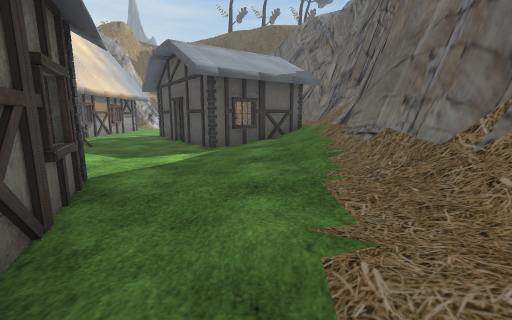
view 1 (above)

16 first-person views from a walk through a Unity game level. The camera is 1.3 m above the floor, tilts 10° down and sees 90° across. The floor is counted in squares, 1.2 m on a side. Each view is taken from the middle of a square. On the plan, view 1 faces up. The plan holds only what a view shows up to about 11 squares ahead; the rest is blank. The place goes on beyond the plan. The player is left out. Some animated figures are left out. Some surface patterns are stand-ins.

view 2
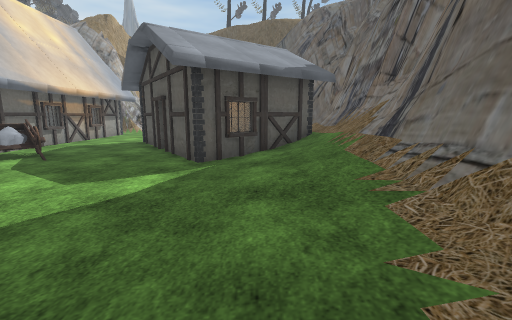

view 3
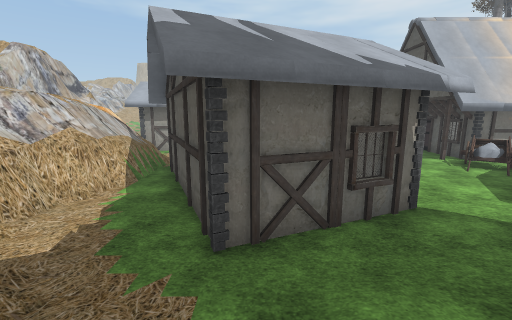

view 4
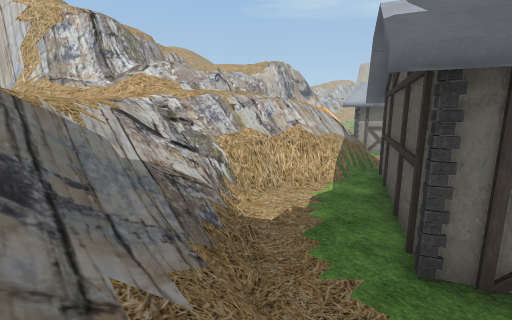

view 5
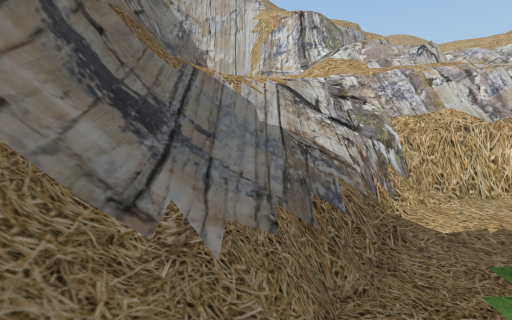

view 6
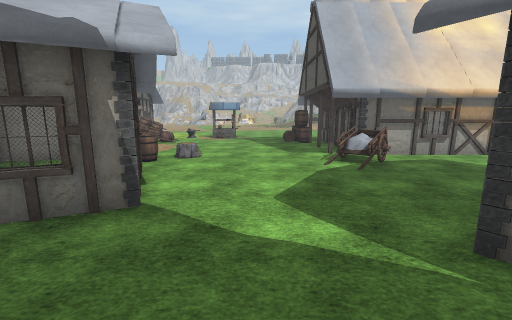

view 7
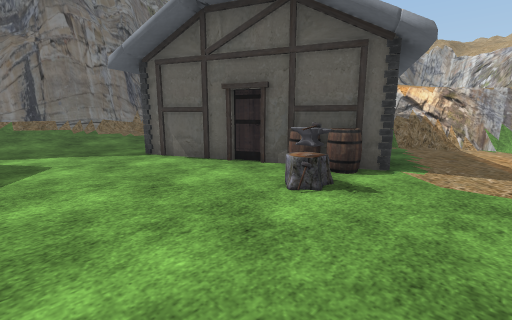

view 8
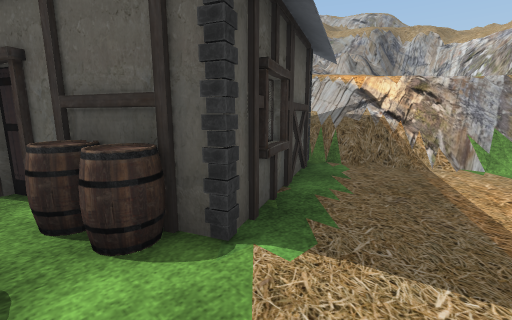

view 9
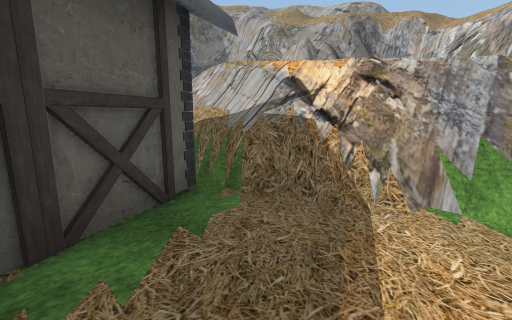

view 10
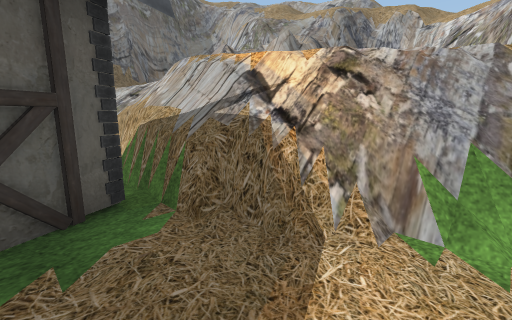

view 11
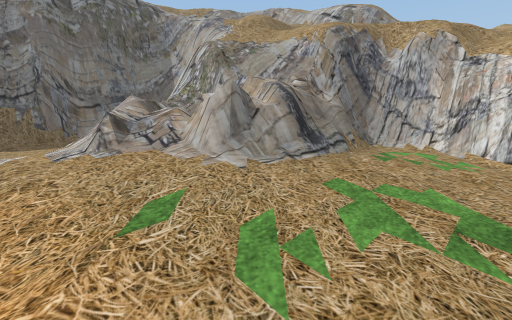

view 12
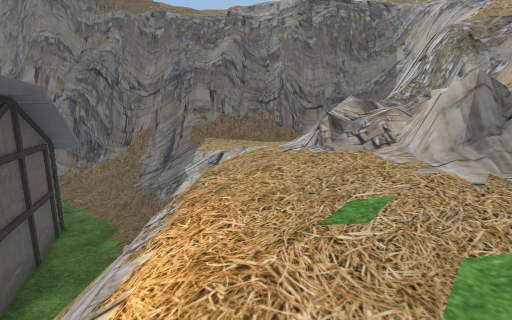

view 13
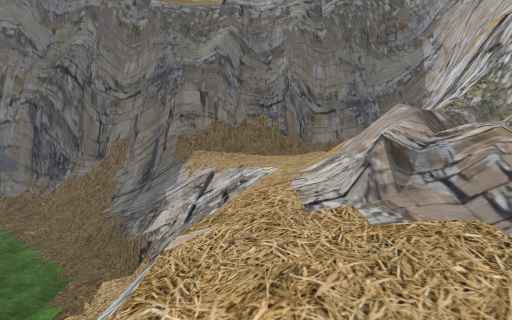

view 14
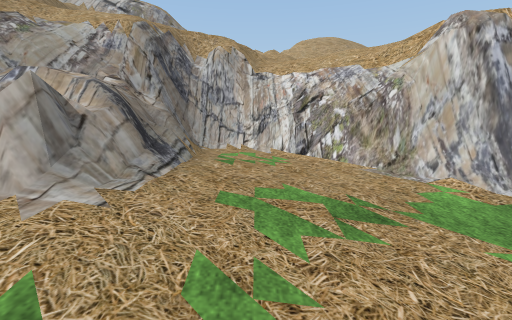

view 15
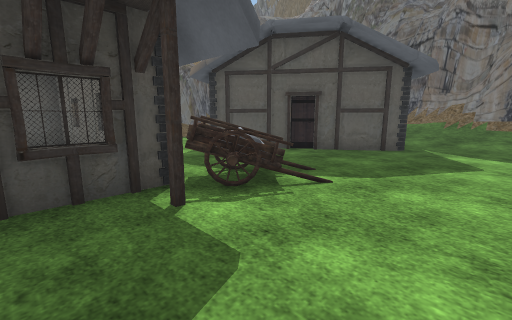

view 16
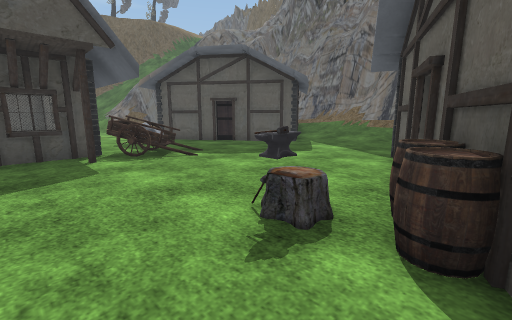

### Floor plan
Key: @ floor where view 1 was taken; # wall or solid block; . main floor; : floor 0.5 m higher than the main floor; + floor 2.5 m higher than the main floor; * floor 2.75 m higher than the main floor; % floor 3.25 m higher than the main floor; & floor 6.5 m higher than the main floor; $ floor 7.5 m higher than the main floor; / step, stairs or slope; = window, fence, low wall or low ledge; v drop or lower ground; H house; B barrel; O other object.
Columns run from 10 left of view 1 to 6 right of it. Each row starts with its distance up from view 1.
 13   H..HH     ##
 12   H...H   HH #
 11   H....H   HH#
 10 HHHO....H HH/#
  9 H.OOO...HHH:/#
  8 .........H.:/#
  7 ...........:/#
  6 ...........:##
  5 ...........:##
  4 ..O....H...:## v
  3 ...BHHHHH..:## v
  2 ..BBH   H..:=#vv/
  1 ..H     HH.//##v/
  0 ..HH. HHH.@//##vv
 -1 ...HHHH...///##v/
 -2 ...H......///##vv
 -3 .===###.vv///##vv
 -4 =##+++v////++## v
 -5 =#++**%///+++=# v
 -6 +++**%=///+++## v
 -7 +++*%=#=///++/# v
 -8 ++**%=#=//// /# v
 -9 #+**%===#### =# v
-10 #=**%#vv//v##=#vv
-11 ##=**#v//&/v# vvv
-12 /#===#v/////vvvvv
-13 ///##v /////// v/
-14 ///v/v/
-15   &///$
-16   &//

Positions as (right, up) in squares from view 1, and headings:
1: (0, 0), facing up
2: (0, 2), facing up
3: (2, 1), facing left
4: (2, 1), facing down-left
5: (1, 1), facing down
6: (1, 6), facing left
7: (-10, 7), facing down-right
8: (-10, 3), facing down-right
9: (-10, 0), facing down-right
10: (-10, -1), facing down-right
11: (-8, -5), facing down-right
12: (-8, -5), facing right
13: (-6, -5), facing right
14: (-7, -5), facing down
15: (-10, 6), facing up-right
16: (-10, 2), facing up-right
